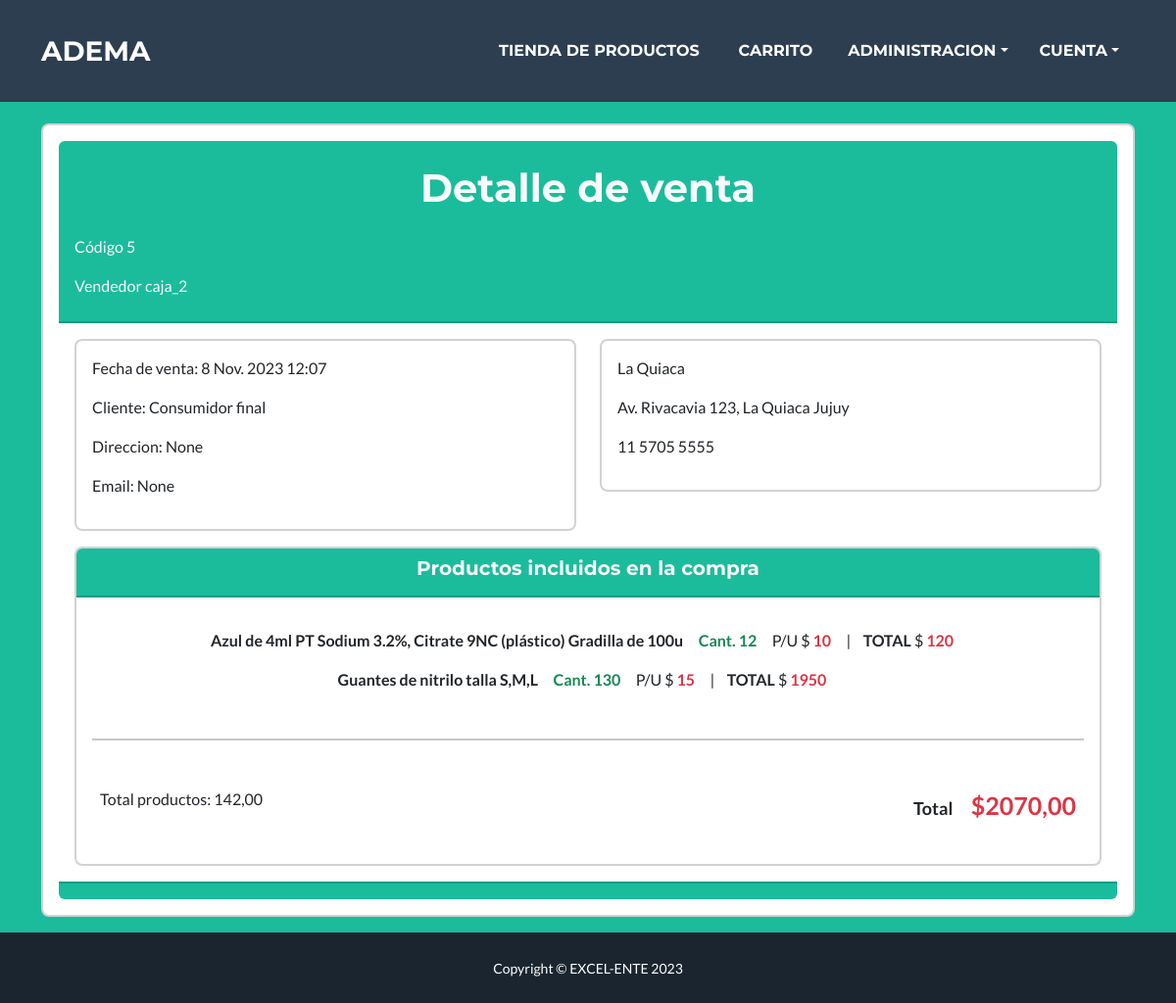
The page /ventas/detail/5/ on the database its author committed.
### venta/models.py (models this page shows, shortened)
class Venta(models.Model):
    codigo = models.CharField(max_length=200, null=True, blank=True)
    cliente = models.ForeignKey(Cliente,on_delete=models.CASCADE,blank=True,null=True,default=1)
    vendedor = models.ForeignKey(Vendedor,on_delete=models.DO_NOTHING,blank=True,null=True)
    fecha = models.DateTimeField( null=True, blank=True)
    total = models.DecimalField(max_length=25, decimal_places=2, max_digits=10, null=True)
    total_dolares =  models.DecimalField(max_length=25, decimal_places=2, max_digits=10, null=True)
    total_bolivianos =  models.DecimalField(max_length=25, decimal_places=2, max_digits=10, null=True)
    nombre_factura = models.CharField(verbose_name='Vendedor',max_length=200, null=True, blank=True)
    nit = models.IntegerField(null=True, blank=True)
    razon_cancelacion = models.CharField(max_length=200, null=True, blank=True)
    ESTADO_CREADA = 0
    ESTADO_PAGADA = 1
    ESTADO_FACTURADA = 2
    ESTADO_FINALIZADA = 3
    ESTADO_CANCELADA = 4
    ESTADO_ANULADA = 5
    ESTADOS = (
        (ESTADO_CREADA, 'creada'),
        (ESTADO_PAGADA, 'pagada'),
        (ESTADO_FACTURADA, 'facturada'),
        (ESTADO_FINALIZADA, 'finalizada'),
        (ESTADO_CANCELADA, 'cancelada'),
        (ESTADO_ANULADA, 'anulada'),
    )
    estado = FSMIntegerField(choices=ESTADOS, default=0, protected=True)
    @property
    def get_cart_total(self):
        detalleventas = self.detalleventa_set.all().filter(moneda='Pesos')
        total = sum([item.get_total for item in detalleventas])
        return total
    @property
    def get_cart_items(self):
        detalleventas = self.detalleventa_set.all()
        total = sum([item.cantidad for item in detalleventas])
        return total
    @property
    def get_date(self):
        if self.estado == self.ESTADO_CREADA:
            return 'En curso'
        else:
            return self.fecha

class DetalleVenta(models.Model):
    fecha = models.DateField(auto_now_add=True,blank=True,null=True)
    venta = models.ForeignKey(Venta, on_delete=models.CASCADE)
    producto = models.ForeignKey(Producto, on_delete=models.CASCADE)
    moneda = models.CharField(max_length=30,choices=MONEDAS,default=1)
    cantidad = models.DecimalField(max_digits=25, decimal_places=2)
    precio = models.PositiveIntegerField()
    @property
    def get_total(self):
        return self.cantidad * self.precio

### agenda/models.py (models this page shows, shortened)
class Cliente(models.Model):
    nombre = models.CharField(unique=True,max_length=200, null=True, blank=True)
    direccion = models.CharField(max_length=200,blank=True,null=True)
    email = models.EmailField(blank=True,null=True)

### producto/models.py (models this page shows, shortened)
class Producto(models.Model):
    nombre = models.CharField(max_length=100)
    descripcion = models.CharField(max_length=200)
    imagen = models.ImageField(
        upload_to='img/',
        blank=True,
        null=True,
        validators=[FileExtensionValidator(allowed_extensions=['jpg', 'jpeg', 'png', 'gif']), validate_image_size]
    )
    costo = models.DecimalField(verbose_name="Costo unit.",max_digits=25, decimal_places=2,default=0 ,blank=True,null=True)
    precio_usd = models.DecimalField(verbose_name="Costo en Dolares",default=0,max_digits=25, decimal_places=2,blank=True,null=True)
    precio = models.DecimalField(verbose_name="Precio Venta",default=0,max_digits=25, decimal_places=2)
    precio_bs = models.DecimalField(verbose_name="Bolivianos",default=0,max_digits=25, decimal_places=2)
    en_stock = models.DecimalField(max_digits=25, default=0, decimal_places=2)
    categoria = models.ForeignKey(Categoria, on_delete=models.SET_NULL, null=True, blank=True)
    def __str__(self):
        return self.nombre + " " + self.descripcion

### venta/views.py (the view)
# urls.py: path('ventas/detail/<int:pk>/', views.VentaDetail.as_view(), name='detail'),
class VentaDetail(DetailView):
    model = Venta

### venta/templates/venta/venta_detail.html (shortened to what this page needs)
{% extends 'core/base.html' %}
{% block content %}
<div class="container">
    <div class="" style="text-align: start;">
        <h1 class="text-light p-3" style="margin-top: 70px;"><b></b></h1>
    </div>
    <div class="card p-3 text-dark" style="text-align: left;">
        <div class="card-header bg-primary text-light">
                <h1 class="mt-3 mb-4 text-center">Detalle de venta</h1>
                <p class="text-right d-6 font-italic">Código <span class="secondary font-weight-bold">{{ venta.codigo }}</span></p>
                <p class="text-right d-6 font-italic">Vendedor <span class="secondary font-weight-bold">{{ venta.nombre_factura }}</span></p>
        </div>
        <div class="card-body">
            <div class="row">
                <div class="col-md-6">
                    <div class="card mb-3">
                        <div class="card-body">
                            <p>Fecha de venta: <span class="secondary font-weight-bold">{{ venta.get_date }}</span></p>
                            {% if venta.nombre_factura %}
                            <p>Cliente: <span class="secondary font-weight-bold">{{ venta.cliente.nombre }}</span></p>
                            <p>Direccion: <span class="secondary font-weight-bold">{{ venta.cliente.direccion }}</span></p>
                            <p>Email: <span class="secondary font-weight-bold">{{ venta.cliente.email }}</span></p>
                            {% else %}
                            <p class="text-primary">Sin factura</p>
                            {% endif %}
                        </div>
                    </div>
                </div>
                <div class="col-md-6">
                    <div class="card mb-3">
                        <div class="card-body">
                            <p class="text-right">La Quiaca </p>
                            <p class="text-right">Av. Rivacavia 123, La Quiaca Jujuy</p>
                            <p class="text-right">11 5705 5555</p>
                        </div>
                    </div>
                </div>
            </div>
            <div class="card  text-center">
                <div class="card-header bg-primary text-light">
                    <p class="h5">Productos incluidos en la compra</p>
                </div>
                <div class="card-body  text-center">
                    <div class="row p-3">
                        <ul class="list-group">
                            {% for detalleventa in venta.detalleventa_set.all %}
                            <div class="row">
                                <div>
                                    <p> <b class="text-dark">{{ detalleventa.producto }}</b> &nbsp; &nbsp;
                                        <b class="text-success">Cant. {{ detalleventa.cantidad|floatformat:0 }}</b> &nbsp; &nbsp;
                                        P/U $ <b class="text-danger">{{ detalleventa.precio|floatformat:0 }} </b> &nbsp; &nbsp; |&nbsp; &nbsp; <b>TOTAL</b> $ <b class="text-danger" >{{ detalleventa.get_total|floatformat:0 }}</b>
                                    </p>
                                </div>
                            </div>
                            {% endfor %}
                        </ul>
                    </div>
                    <hr>
                    <div class="row p-2">
                        <div class="mt-4 d-flex justify-content-between">
                            <p>Total productos: <span class="secondary">{{ venta.get_cart_items }}</span></p>
                            <p><b style="margin-right: 15px;font-size: large;">Total </b><span class="secondary text-danger" style="font-size: 25px;font-weight: bold;">${{ venta.get_cart_total }}</span></p>
                        </div>
                    </div>
                </div>
            </div>
        </div>
        <div class="card-footer bg-primary text-light">
        </div>
    </div>
</div>
{% endblock %}

### rows shown on the page
Venta: codigo "5", nombre_factura "caja_2", get_date "8 Nov. 2023 12:07", cliente.nombre "Consumidor final", cliente.direccion "None", cliente.email "None", get_cart_items "142,00", get_cart_total "2070,00"
DetalleVenta: producto "Azul de 4ml PT Sodium 3.2%, Citrate 9NC (plástico) Gradilla de 100u", cantidad "12", precio "10", get_total "120"
DetalleVenta: producto "Guantes de nitrilo talla S,M,L", cantidad "130", precio "15", get_total "1950"
